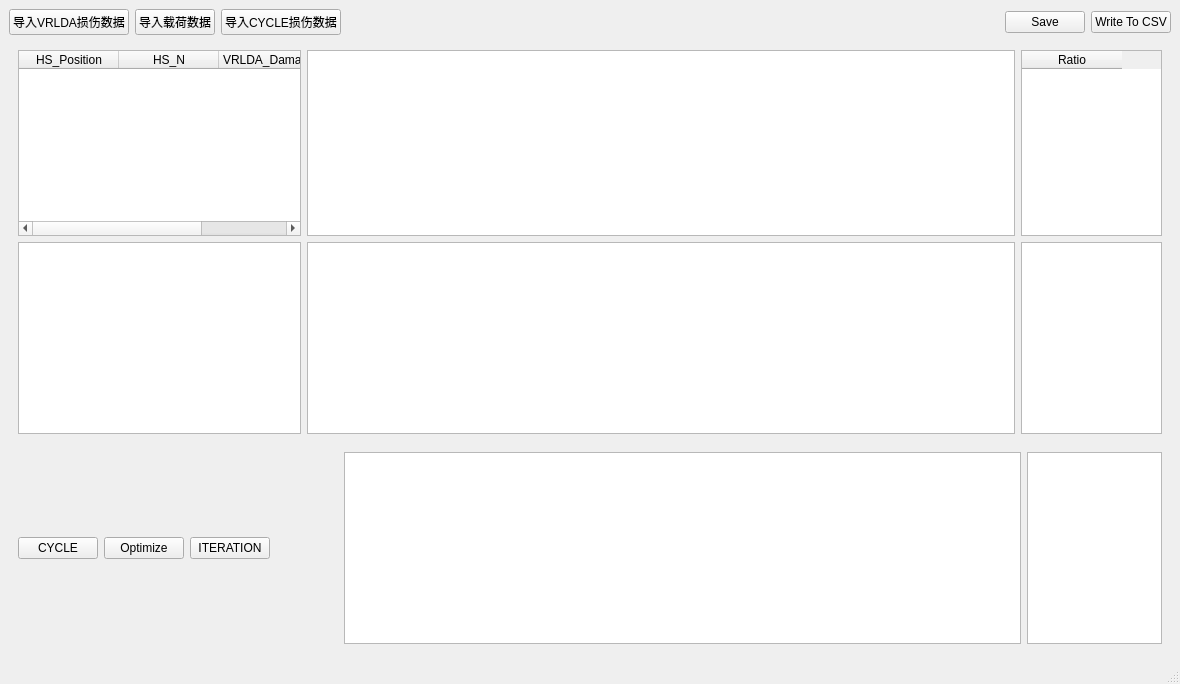
<?xml version="1.0" encoding="UTF-8"?>
<ui version="4.0">
 <class>MainWindow</class>
 <widget class="QMainWindow" name="MainWindow">
  <property name="geometry">
   <rect>
    <x>0</x>
    <y>0</y>
    <width>1180</width>
    <height>684</height>
   </rect>
  </property>
  <property name="windowTitle">
   <string>MainWindow</string>
  </property>
  <widget class="QWidget" name="centralwidget">
   <layout class="QGridLayout" name="gridLayout_3">
    <item row="0" column="0">
     <layout class="QHBoxLayout" name="horizontalLayout">
      <item>
       <widget class="QPushButton" name="pushButton">
        <property name="text">
         <string>导入VRLDA损伤数据</string>
        </property>
       </widget>
      </item>
      <item>
       <widget class="QPushButton" name="pushButton_2">
        <property name="text">
         <string>导入载荷数据</string>
        </property>
       </widget>
      </item>
      <item>
       <widget class="QPushButton" name="pushButton_3">
        <property name="text">
         <string>导入CYCLE损伤数据</string>
        </property>
       </widget>
      </item>
     </layout>
    </item>
    <item row="0" column="1">
     <spacer name="horizontalSpacer">
      <property name="orientation">
       <enum>Qt::Horizontal</enum>
      </property>
      <property name="sizeHint" stdset="0">
       <size>
        <width>613</width>
        <height>20</height>
       </size>
      </property>
     </spacer>
    </item>
    <item row="0" column="2">
     <layout class="QGridLayout" name="gridLayout_2">
      <item row="0" column="1">
       <widget class="QPushButton" name="pushButton_5">
        <property name="text">
         <string>Write To CSV</string>
        </property>
       </widget>
      </item>
      <item row="0" column="0">
       <widget class="QPushButton" name="pushButton_4">
        <property name="text">
         <string>Save</string>
        </property>
       </widget>
      </item>
     </layout>
    </item>
    <item row="1" column="0" colspan="3">
     <widget class="QWidget" name="widget" native="true">
      <layout class="QGridLayout" name="gridLayout" rowstretch="8,0,0,0">
       <item row="1" column="0">
        <layout class="QHBoxLayout" name="horizontalLayout_3" stretch="4,10,2">
         <item>
          <widget class="QTableWidget" name="tableWidget_4"/>
         </item>
         <item>
          <widget class="QTableWidget" name="tableWidget_5"/>
         </item>
         <item>
          <widget class="QTableWidget" name="tableWidget_6"/>
         </item>
        </layout>
       </item>
       <item row="3" column="0">
        <layout class="QHBoxLayout" name="horizontalLayout_4" stretch="1,1,1,1,10,2">
         <property name="topMargin">
          <number>12</number>
         </property>
         <item>
          <widget class="QPushButton" name="pushButton_7">
           <property name="text">
            <string>CYCLE</string>
           </property>
          </widget>
         </item>
         <item>
          <widget class="QPushButton" name="pushButton_6">
           <property name="text">
            <string>Optimize</string>
           </property>
          </widget>
         </item>
         <item>
          <widget class="QPushButton" name="pushButton_8">
           <property name="text">
            <string>ITERATION</string>
           </property>
          </widget>
         </item>
         <item>
          <spacer name="horizontalSpacer_2">
           <property name="orientation">
            <enum>Qt::Horizontal</enum>
           </property>
           <property name="sizeHint" stdset="0">
            <size>
             <width>10</width>
             <height>20</height>
            </size>
           </property>
          </spacer>
         </item>
         <item>
          <widget class="QTableWidget" name="tableWidget_7"/>
         </item>
         <item>
          <widget class="QTableWidget" name="tableWidget_8"/>
         </item>
        </layout>
       </item>
       <item row="0" column="0">
        <layout class="QHBoxLayout" name="horizontalLayout_2" stretch="4,10,2">
         <item>
          <widget class="QTableWidget" name="tableWidget">
           <column>
            <property name="text">
             <string>HS_Position</string>
            </property>
           </column>
           <column>
            <property name="text">
             <string>HS_N</string>
            </property>
           </column>
           <column>
            <property name="text">
             <string>VRLDA_Damage</string>
            </property>
           </column>
          </widget>
         </item>
         <item>
          <widget class="QTableWidget" name="tableWidget_2">
           <property name="minimumSize">
            <size>
             <width>346</width>
             <height>0</height>
            </size>
           </property>
          </widget>
         </item>
         <item>
          <widget class="QTableWidget" name="tableWidget_3">
           <column>
            <property name="text">
             <string>Ratio</string>
            </property>
           </column>
          </widget>
         </item>
        </layout>
       </item>
      </layout>
     </widget>
    </item>
   </layout>
  </widget>
  <widget class="QStatusBar" name="statusbar"/>
 </widget>
 <resources/>
 <connections/>
</ui>
